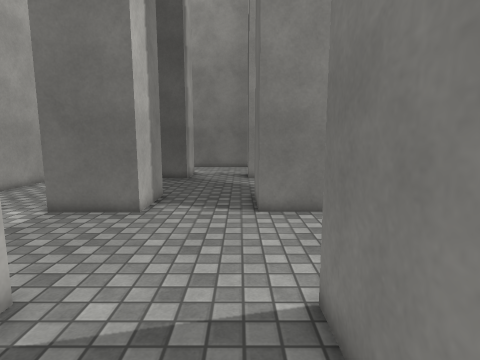
view 1 (above)

21 first-person views from a walk through a 3-D level made in the Unity game engine. The camera is 1.4 m above the floor, tilts 8° down and sees 80° across. The floor is counted in squares, 0.51 m on a side. Each view is taken from the middle of a square. On the plan, view 1 faces up. The plan holds only what a view shows up to about 19 squares ahead; the rest is blank. The player character is not drawn. Surface patterns are stand-ins for the level's own textures.

view 2
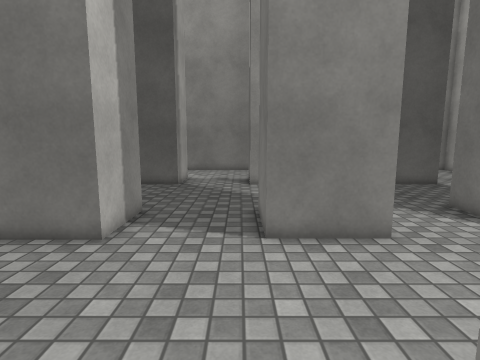

view 3
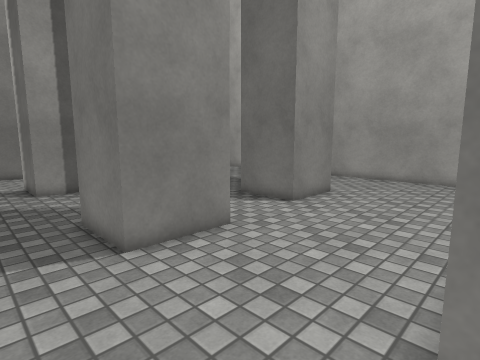

view 4
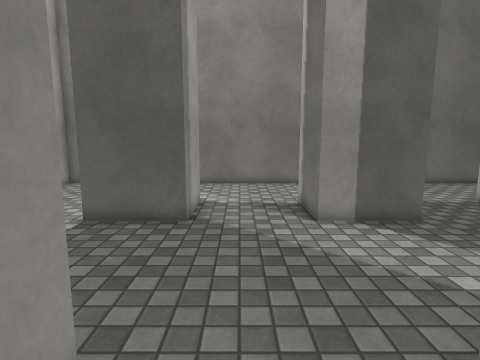

view 5
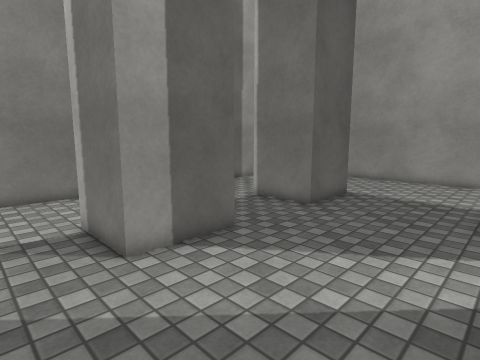

view 6
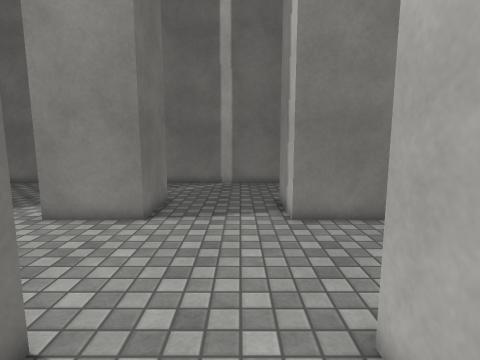

view 7
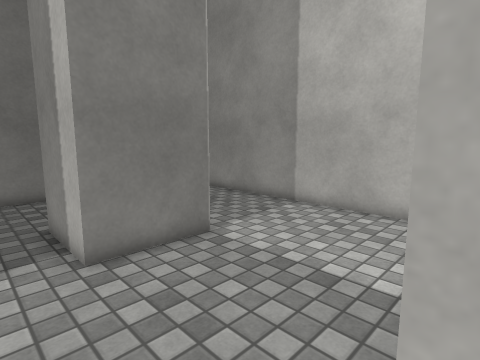

view 8
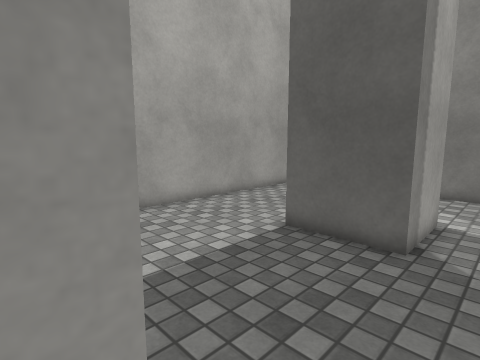

view 9
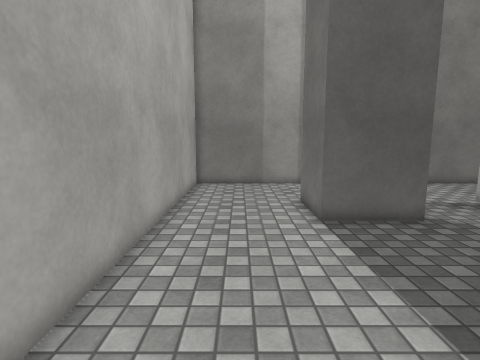

view 10
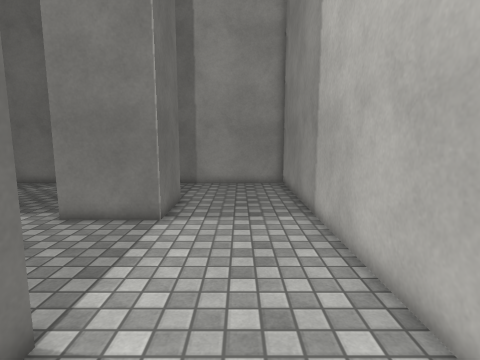

view 11
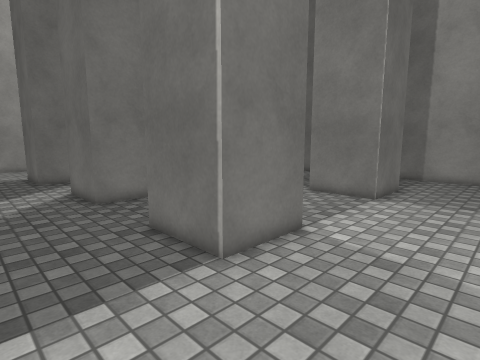

view 12
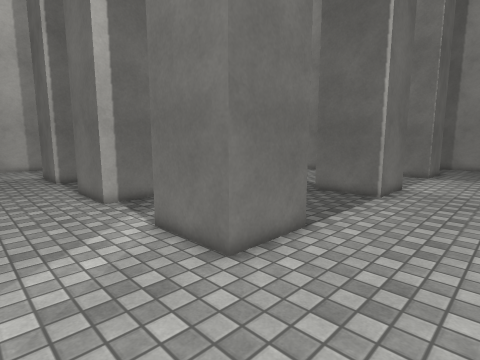

view 13
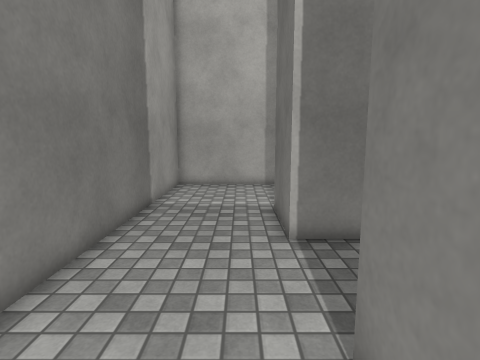

view 14
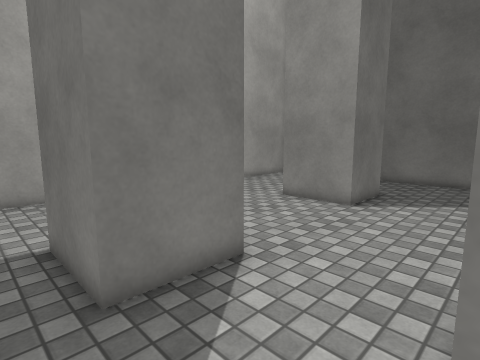

view 15
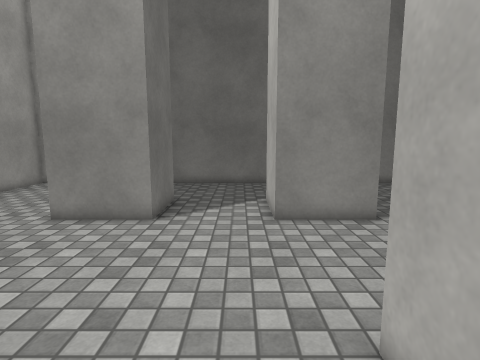

view 16
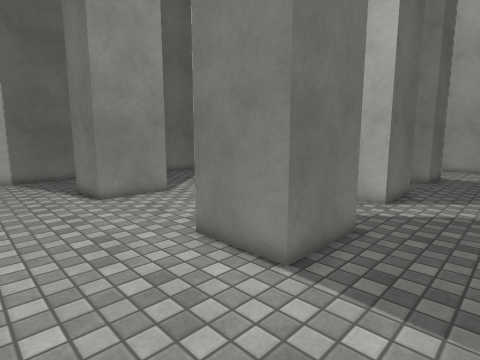

view 17
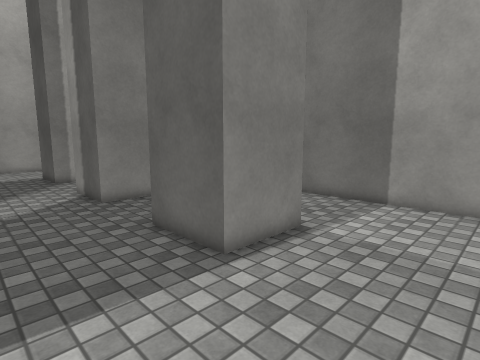

view 18
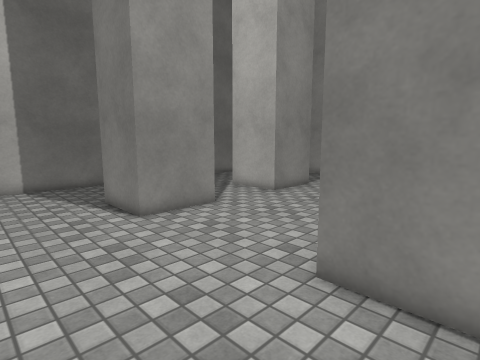

view 19
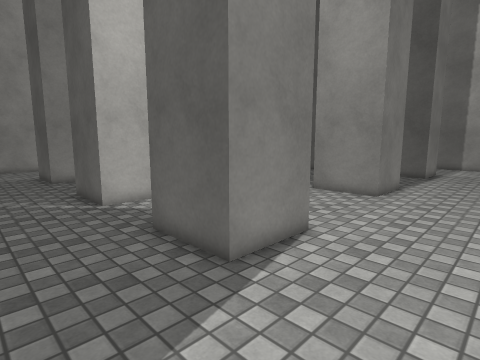

view 20
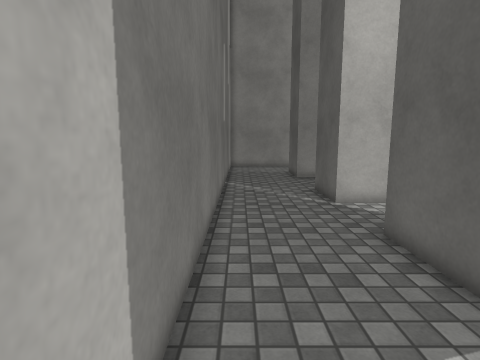

view 21
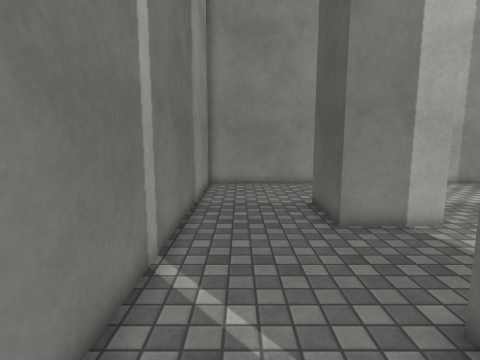

### Floor plan
Points are (right, up) in squares from view 1. A wall is a line through its corners. A room is listed if a view was taken in it or the views show most of it. See-through windows are left out.
Room 1 (views 1, 2, 3, 4, 5, 6, 7, 8, 9, 10, 11, 12, 13, 14, 15, 16, 17, 18, 19, 20, 21)
walls: (4.2, 10.7) (0.7, 10.7) (0.7, 13.8) (4.2, 13.8) (4.2, 10.7); (8.6, 11.3) (8.6, 14.5) (12.1, 14.5) (12.1, 11.3) (8.6, 11.3); (4.8, 4.4) (4.8, 1.2) (1.3, 1.2) (1.3, 4.4) (4.8, 4.4); (9, 4.4) (12.5, 4.4) (12.5, 1.2) (9, 1.2) (9, 4.4); (-3.8, 10.7) (-7.3, 10.7) (-7.3, 13.8) (-3.8, 13.8) (-3.8, 10.7); (8.6, 20.4) (8.6, 23.6) (12.1, 23.6) (12.1, 20.4) (8.6, 20.4); (4.2, 22.8) (4.2, 20.4) (0.7, 20.4) (0.7, 23.6) (4.1, 23.6); (-3.8, 4.4) (-3.8, 1.2) (-7.3, 1.2) (-7.3, 4.4) (-3.8, 4.4); (-3.8, 20.4) (-7.3, 20.4) (-7.3, 23.6) (-3.8, 23.6) (-3.8, 20.4); (18.5, 28.8) (-12.7, 28.8) (-12.7, -4) (16, -4)

Positions as (right, up) in squares from view 1, and headings:
1: (0, 0), facing up
2: (0, 3), facing up
3: (-2, 4), facing up-right
4: (-2, 11), facing up
5: (-2, 14), facing up-right
6: (-2, 14), facing down
7: (-2, 11), facing down-left
8: (-2, 13), facing up-left
9: (-10, 11), facing up
10: (-10, 14), facing down
11: (-12, 18), facing down-right
12: (-12, 28), facing down-right
13: (1, 25), facing right
14: (4, 16), facing down-right
15: (6, 14), facing down
16: (17, 18), facing down-left
17: (17, 16), facing up-left
18: (17, 14), facing down-left
19: (17, -3), facing up-left
20: (17, -3), facing left
21: (5, -2), facing left
